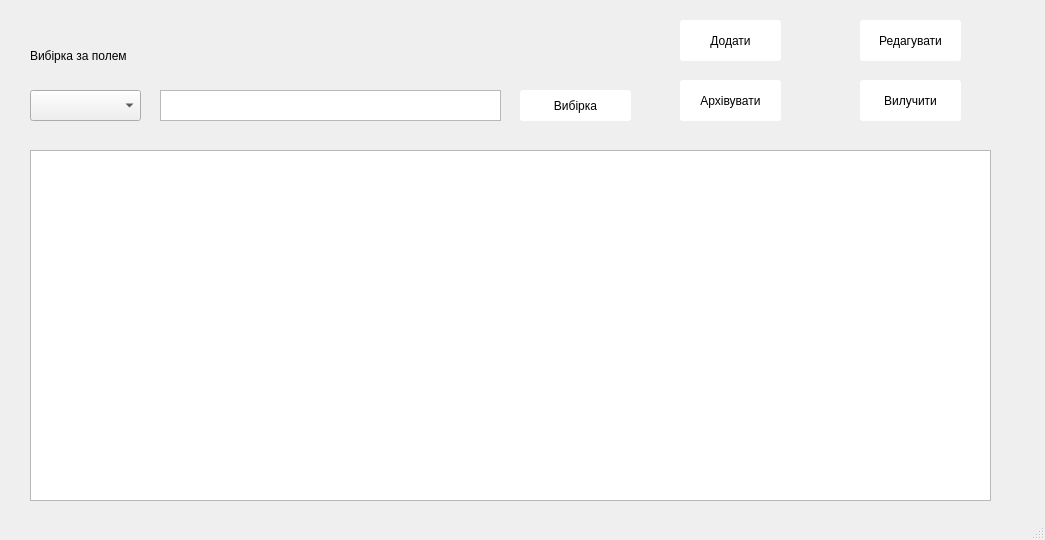
<?xml version="1.0" encoding="UTF-8"?>
<ui version="4.0">
 <class>MainWindow</class>
 <widget class="QMainWindow" name="MainWindow">
  <property name="geometry">
   <rect>
    <x>0</x>
    <y>0</y>
    <width>1045</width>
    <height>540</height>
   </rect>
  </property>
  <property name="windowTitle">
   <string>Злочинці</string>
  </property>
  <widget class="QWidget" name="centralwidget">
   <property name="styleSheet">
    <string notr="true">QPushButton {
	background-color: rgb(255, 255, 255);
    border-radius: 3px;
}</string>
   </property>
   <widget class="QPushButton" name="pushButton">
    <property name="geometry">
     <rect>
      <x>520</x>
      <y>90</y>
      <width>111</width>
      <height>31</height>
     </rect>
    </property>
    <property name="text">
     <string>Вибірка</string>
    </property>
   </widget>
   <widget class="QLabel" name="label">
    <property name="geometry">
     <rect>
      <x>30</x>
      <y>40</y>
      <width>111</width>
      <height>31</height>
     </rect>
    </property>
    <property name="text">
     <string>Вибірка за полем</string>
    </property>
   </widget>
   <widget class="QComboBox" name="comboBox">
    <property name="geometry">
     <rect>
      <x>30</x>
      <y>90</y>
      <width>111</width>
      <height>31</height>
     </rect>
    </property>
   </widget>
   <widget class="QTextEdit" name="textEdit">
    <property name="geometry">
     <rect>
      <x>160</x>
      <y>90</y>
      <width>341</width>
      <height>31</height>
     </rect>
    </property>
   </widget>
   <widget class="QPushButton" name="pushButton_2">
    <property name="geometry">
     <rect>
      <x>680</x>
      <y>80</y>
      <width>101</width>
      <height>41</height>
     </rect>
    </property>
    <property name="text">
     <string>Архівувати</string>
    </property>
   </widget>
   <widget class="QPushButton" name="pushButton_3">
    <property name="geometry">
     <rect>
      <x>860</x>
      <y>20</y>
      <width>101</width>
      <height>41</height>
     </rect>
    </property>
    <property name="text">
     <string>Редагувати</string>
    </property>
   </widget>
   <widget class="QPushButton" name="pushButton_4">
    <property name="geometry">
     <rect>
      <x>860</x>
      <y>80</y>
      <width>101</width>
      <height>41</height>
     </rect>
    </property>
    <property name="text">
     <string>Вилучити</string>
    </property>
   </widget>
   <widget class="QPushButton" name="pushButton_5">
    <property name="geometry">
     <rect>
      <x>680</x>
      <y>20</y>
      <width>101</width>
      <height>41</height>
     </rect>
    </property>
    <property name="text">
     <string>Додати</string>
    </property>
   </widget>
   <widget class="QTableView" name="tableView">
    <property name="geometry">
     <rect>
      <x>30</x>
      <y>150</y>
      <width>961</width>
      <height>351</height>
     </rect>
    </property>
    <property name="sortingEnabled">
     <bool>true</bool>
    </property>
   </widget>
  </widget>
  <widget class="QStatusBar" name="statusbar"/>
 </widget>
 <resources/>
 <connections/>
</ui>
